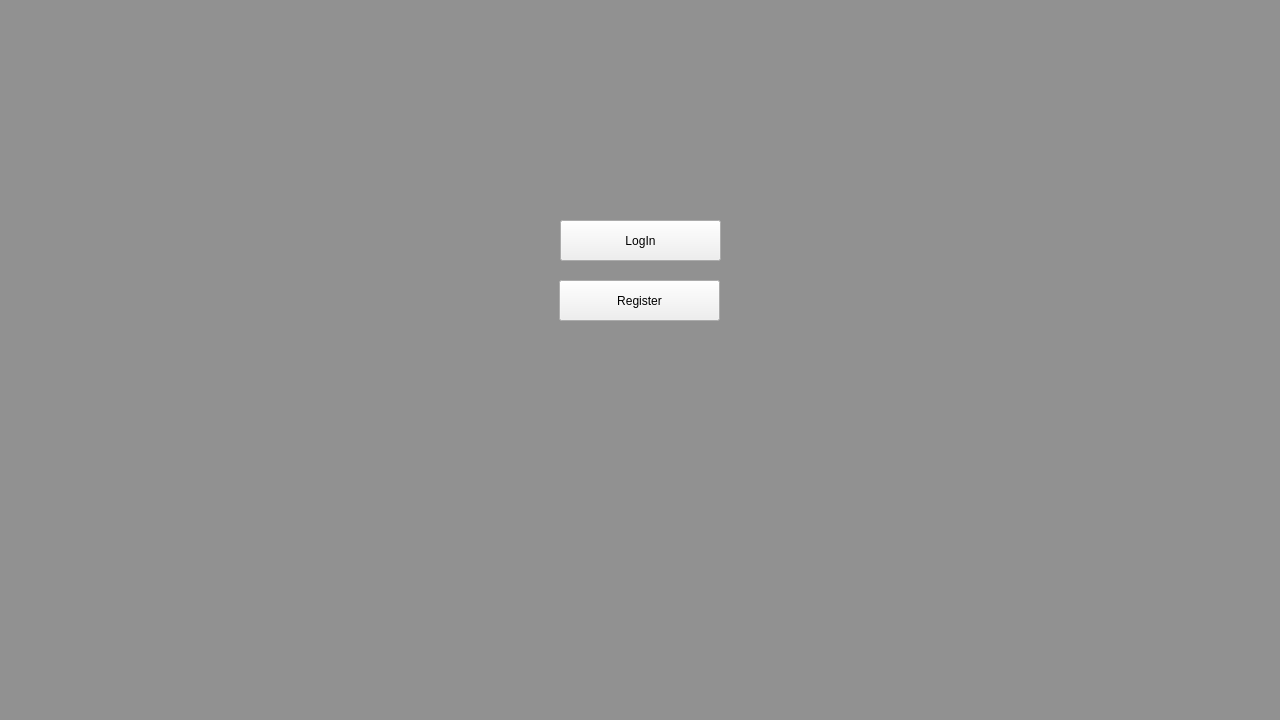
<?xml version="1.0" encoding="UTF-8"?>
<ui version="4.0">
 <class>MainMenu</class>
 <widget class="QWidget" name="MainMenu">
  <property name="geometry">
   <rect>
    <x>0</x>
    <y>0</y>
    <width>1280</width>
    <height>720</height>
   </rect>
  </property>
  <property name="windowTitle">
   <string>Form</string>
  </property>
  <widget class="QLabel" name="YRTBank_LA">
   <property name="geometry">
    <rect>
     <x>480</x>
     <y>30</y>
     <width>331</width>
     <height>161</height>
    </rect>
   </property>
   <property name="whatsThis">
    <string>&lt;html&gt;&lt;head/&gt;&lt;body&gt;&lt;p&gt;&lt;img src=&quot;:/images/logo.png&quot;/&gt;&lt;/p&gt;&lt;/body&gt;&lt;/html&gt;</string>
   </property>
   <property name="text">
    <string/>
   </property>
   <property name="pixmap">
    <pixmap resource="../resources/resources.qrc">:/images/logo.png</pixmap>
   </property>
   <property name="scaledContents">
    <bool>true</bool>
   </property>
  </widget>
  <widget class="QPushButton" name="LogIn_PB">
   <property name="geometry">
    <rect>
     <x>560</x>
     <y>220</y>
     <width>161</width>
     <height>41</height>
    </rect>
   </property>
   <property name="styleSheet">
    <string notr="true">
QPushButton{

	background-color: rgb(70, 70, 70);
   color:white;
}
QPushButton:hover
{
   background-color:white;
  color:black;
  transition:0,5s;
};
</string>
   </property>
   <property name="text">
    <string>LogIn</string>
   </property>
  </widget>
  <widget class="QPushButton" name="Register_PB">
   <property name="geometry">
    <rect>
     <x>559</x>
     <y>280</y>
     <width>161</width>
     <height>41</height>
    </rect>
   </property>
   <property name="styleSheet">
    <string notr="true">
QPushButton{

	background-color: rgb(70, 70, 70);
   color:white;
}
QPushButton:hover
{
   background-color:white;
  color:black;
  transition:0,5s;
};</string>
   </property>
   <property name="text">
    <string>Register</string>
   </property>
  </widget>
  <widget class="QLabel" name="label_3">
   <property name="geometry">
    <rect>
     <x>-160</x>
     <y>-50</y>
     <width>1641</width>
     <height>841</height>
    </rect>
   </property>
   <property name="styleSheet">
    <string notr="true">background-color:rgba(0, 0, 0, 100);
border-radius:15px;</string>
   </property>
   <property name="text">
    <string/>
   </property>
  </widget>
  <zorder>label_3</zorder>
  <zorder>YRTBank_LA</zorder>
  <zorder>LogIn_PB</zorder>
  <zorder>Register_PB</zorder>
 </widget>
 <resources>
  <include location="../resources/resources.qrc"/>
 </resources>
 <connections/>
</ui>
